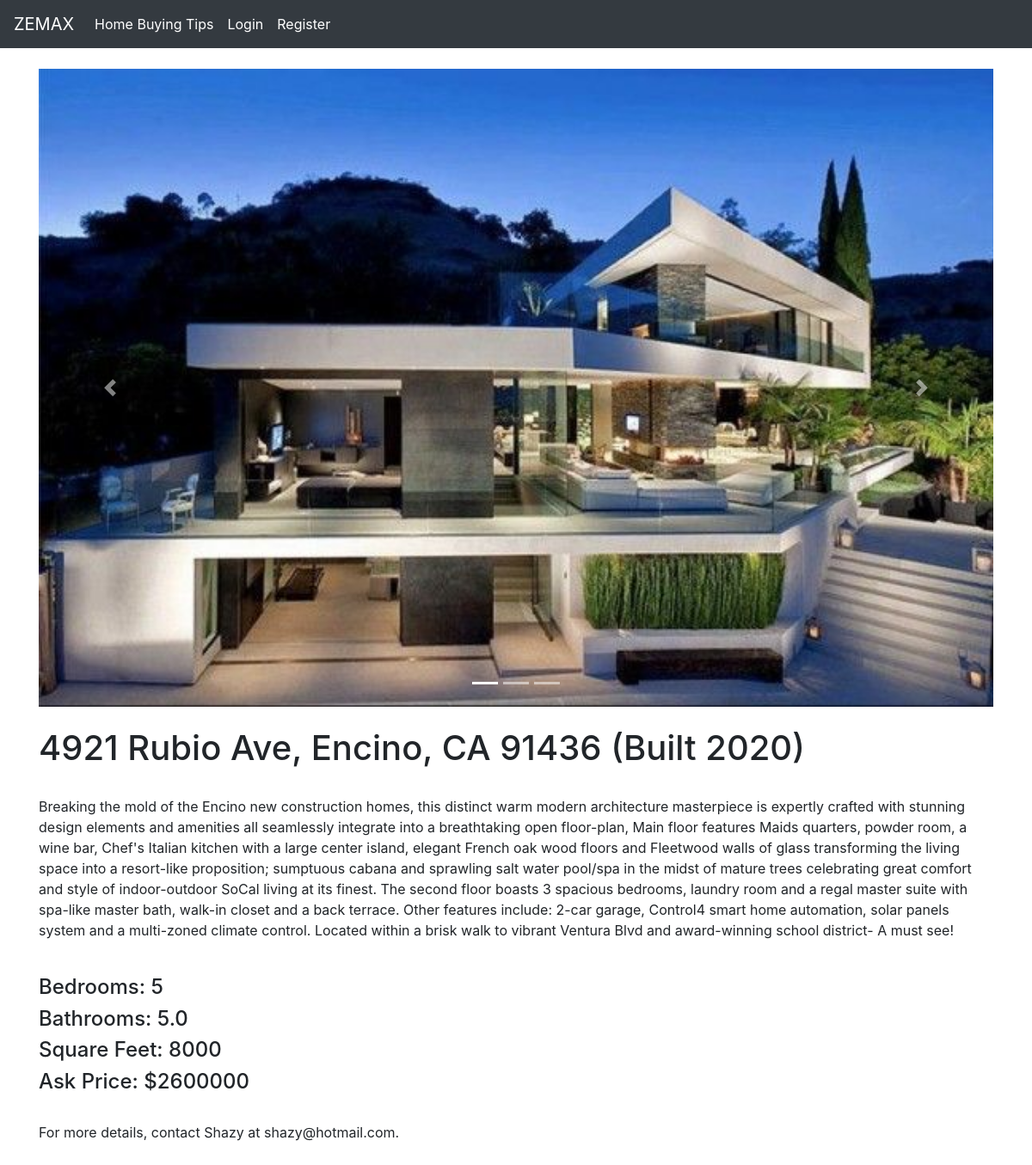
The app's page /25/ with its own data.
### zemax/models.py (models this page shows, shortened)
class House(models.Model):
    house_image = models.ImageField(default='default.jpg', upload_to='house_pics', blank=True, max_length=1500,
                                    verbose_name='House Image')
    house_image2 = models.ImageField(default='default.jpg', upload_to='house_pics', blank=True)
    house_image3 = models.ImageField(default='default.jpg', upload_to='house_pics', blank=True)
    house_image4 = models.ImageField(default='default.jpg', upload_to='house_pics', blank=True)
    house_image5 = models.ImageField(default='default.jpg', upload_to='house_pics', blank=True)
    house_image6 = models.ImageField(default='default.jpg', upload_to='house_pics', blank=True)
    house_image7 = models.ImageField(default='default.jpg', upload_to='house_pics', blank=True)
    house_image8 = models.ImageField(default='default.jpg', upload_to='house_pics', blank=True)
    house_image9 = models.ImageField(default='default.jpg', upload_to='house_pics', blank=True)
    house_image10 = models.ImageField(default='default.jpg', upload_to='house_pics', blank=True)
    house_image11 = models.ImageField(default='default.jpg', upload_to='house_pics', blank=True)
    house_image12 = models.ImageField(default='default.jpg', upload_to='house_pics', blank=True)
    house_image13 = models.ImageField(default='default.jpg', upload_to='house_pics', blank=True)
    house_image14 = models.ImageField(default='default.jpg', upload_to='house_pics', blank=True)
    house_image15 = models.ImageField(default='default.jpg', upload_to='house_pics', blank=True)
    house_image16 = models.ImageField(default='default.jpg', upload_to='house_pics', blank=True)
    house_image17 = models.ImageField(default='default.jpg', upload_to='house_pics', blank=True)
    address = models.CharField(max_length=255)
    price = models.IntegerField()
    bedrooms = models.IntegerField()
    bathrooms = models.FloatField()
    square_feet = models.IntegerField()
    description = models.TextField()
    year = models.IntegerField(default=2020)
    agent = models.CharField(max_length=255)
    contact = models.EmailField(max_length=255)
    sold = models.BooleanField(default=False, verbose_name='Already Sold?')

### zemax/views.py (the view)
# urls.py: path('<int:pk>/', HouseDetailView.as_view(), name='detail'),
class HouseDetailView(DetailView):
    model = House

### zemax/templates/zemax/House_detail.html (shortened to what this page needs)
{% extends 'zemax/base.html' %}
{% block content %}
<div class="container">
    <br>
    <div id="carouselExampleIndicators" class="carousel slide" data-ride="carousel">
        <ol class="carousel-indicators">
            <li data-target="#carouselExampleIndicators" data-slide-to="0" class="active"></li>
            <li data-target="#carouselExampleIndicators" data-slide-to="1"></li>
            <li data-target="#carouselExampleIndicators" data-slide-to="2"></li>
        </ol>
        <div class="carousel-inner">
            <div class="carousel-item active">
                <img class="d-block w-100" src="{{ object.house_image.url }}" alt="First slide">
            </div>
        </div>
        <a class="carousel-control-prev" href="#carouselExampleIndicators" role="button" data-slide="prev">
            <span class="carousel-control-prev-icon" aria-hidden="true"></span>
        </a>
        <a class="carousel-control-next" href="#carouselExampleIndicators" role="button" data-slide="next">
            <span class="carousel-control-next-icon" aria-hidden="true"></span>
        </a>
    </div>
    <br>
    <h1>{{ object.address }} (Built {{object.year}})</h1>
    <br>
    <p>{{ object.description }}</p>
    <br>
    <h4>Bedrooms: {{ object.bedrooms }}</h4>
    <h4>Bathrooms: {{ object.bathrooms }}</h4>
    <h4>Square Feet: {{ object.square_feet }}</h4>
    <h4>Ask Price: ${{ object.price }}</h4>
    <br>
    For more details, contact {{object.agent}} at {{object.contact}}.
    <br>
    <br>
    <br>
</div>
{% endblock %}

### records on screen
House: house_image (picture), address "4921 Rubio Ave, Encino, CA 91436", year "2020", description "Breaking the mold of the Encino new construction homes, this distinct warm modern architecture masterpiece is expertly crafted with stunning design elements and amenities all seamlessly integrate into a breathtaking open floor-plan, Main floor features Maids quarters, powder room, a wine bar, Chef's Italian kitchen with a large center island, elegant French oak wood floors and Fleetwood walls of glass transforming the living space into a resort-like proposition; sumptuous cabana and sprawling salt water pool/spa in the midst of mature trees celebrating great comfort and style of indoor-outdoor SoCal living at its finest. The second floor boasts 3 spacious bedrooms, laundry room and a regal…", bedrooms "5", bathrooms "5.0", square_feet "8000", price "2600000", agent "Shazy", contact "shazy@hotmail.com"
